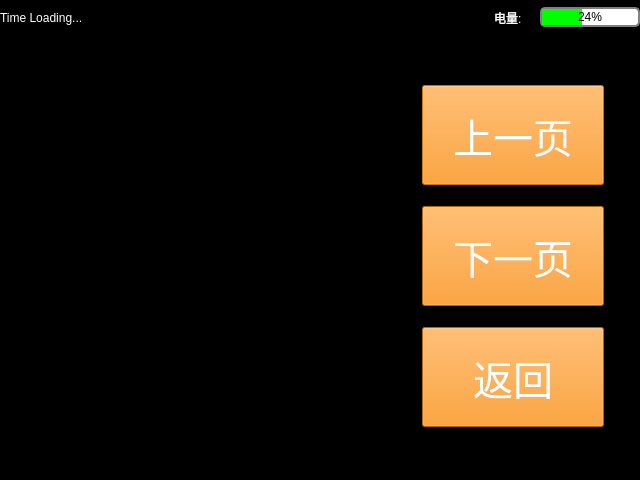
<?xml version="1.0" encoding="UTF-8"?>
<ui version="4.0">
 <class>PhotosViewerWindow</class>
 <widget class="QMainWindow" name="PhotosViewerWindow">
  <property name="geometry">
   <rect>
    <x>0</x>
    <y>0</y>
    <width>640</width>
    <height>480</height>
   </rect>
  </property>
  <property name="windowTitle">
   <string>MainWindow</string>
  </property>
  <widget class="QWidget" name="centralwidget">
   <widget class="QWidget" name="hor_1" native="true">
    <property name="geometry">
     <rect>
      <x>0</x>
      <y>0</y>
      <width>640</width>
      <height>35</height>
     </rect>
    </property>
    <property name="styleSheet">
     <string notr="true">background-color:black</string>
    </property>
    <layout class="QHBoxLayout" name="horizontalLayout">
     <item>
      <widget class="QLabel" name="datetime">
       <property name="minimumSize">
        <size>
         <width>200</width>
         <height>0</height>
        </size>
       </property>
       <property name="maximumSize">
        <size>
         <width>200</width>
         <height>16777215</height>
        </size>
       </property>
       <property name="styleSheet">
        <string notr="true">color:white</string>
       </property>
       <property name="text">
        <string>Time Loading...</string>
       </property>
      </widget>
     </item>
     <item>
      <widget class="QLabel" name="tips">
       <property name="minimumSize">
        <size>
         <width>280</width>
         <height>0</height>
        </size>
       </property>
       <property name="maximumSize">
        <size>
         <width>300</width>
         <height>16777215</height>
        </size>
       </property>
       <property name="styleSheet">
        <string notr="true">color:white</string>
       </property>
       <property name="text">
        <string/>
       </property>
      </widget>
     </item>
     <item>
      <widget class="QLabel" name="battery">
       <property name="minimumSize">
        <size>
         <width>40</width>
         <height>0</height>
        </size>
       </property>
       <property name="maximumSize">
        <size>
         <width>40</width>
         <height>16777215</height>
        </size>
       </property>
       <property name="styleSheet">
        <string notr="true">color:white</string>
       </property>
       <property name="text">
        <string>电量:</string>
       </property>
      </widget>
     </item>
     <item>
      <widget class="QProgressBar" name="progressBar">
       <property name="minimumSize">
        <size>
         <width>100</width>
         <height>20</height>
        </size>
       </property>
       <property name="maximumSize">
        <size>
         <width>100</width>
         <height>20</height>
        </size>
       </property>
       <property name="styleSheet">
        <string notr="true">QProgressBar {   border: 2px solid grey;   border-radius: 5px;   background-color: #FFFFFF;}QProgressBar::chunk {   background-color: #00FF00;   width: 20px;}QProgressBar {   border: 2px solid grey;   border-radius: 5px;   text-align: center;}</string>
       </property>
       <property name="value">
        <number>24</number>
       </property>
      </widget>
     </item>
    </layout>
   </widget>
   <widget class="QWidget" name="hor_2" native="true">
    <property name="geometry">
     <rect>
      <x>0</x>
      <y>35</y>
      <width>640</width>
      <height>445</height>
     </rect>
    </property>
    <property name="minimumSize">
     <size>
      <width>640</width>
      <height>445</height>
     </size>
    </property>
    <property name="maximumSize">
     <size>
      <width>640</width>
      <height>445</height>
     </size>
    </property>
    <property name="styleSheet">
     <string notr="true">background-color:black</string>
    </property>
    <layout class="QHBoxLayout" name="horizontalLayout_2">
     <property name="leftMargin">
      <number>20</number>
     </property>
     <property name="topMargin">
      <number>20</number>
     </property>
     <property name="rightMargin">
      <number>20</number>
     </property>
     <property name="bottomMargin">
      <number>20</number>
     </property>
     <item>
      <widget class="QWidget" name="verticalWidget" native="true">
       <property name="minimumSize">
        <size>
         <width>180</width>
         <height>0</height>
        </size>
       </property>
       <property name="maximumSize">
        <size>
         <width>180</width>
         <height>16777215</height>
        </size>
       </property>
       <layout class="QVBoxLayout" name="verticalLayout">
        <property name="spacing">
         <number>0</number>
        </property>
       </layout>
      </widget>
     </item>
     <item>
      <widget class="QWidget" name="verticalWidget_3" native="true">
       <property name="minimumSize">
        <size>
         <width>180</width>
         <height>0</height>
        </size>
       </property>
       <property name="maximumSize">
        <size>
         <width>180</width>
         <height>16777215</height>
        </size>
       </property>
       <layout class="QVBoxLayout" name="verticalLayout_3">
        <property name="spacing">
         <number>0</number>
        </property>
       </layout>
      </widget>
     </item>
     <item>
      <widget class="QWidget" name="verticalWidget_2" native="true">
       <property name="minimumSize">
        <size>
         <width>200</width>
         <height>0</height>
        </size>
       </property>
       <property name="maximumSize">
        <size>
         <width>200</width>
         <height>16777215</height>
        </size>
       </property>
       <layout class="QVBoxLayout" name="verticalLayout_2">
        <property name="spacing">
         <number>0</number>
        </property>
        <item>
         <widget class="QPushButton" name="preButton">
          <property name="enabled">
           <bool>false</bool>
          </property>
          <property name="minimumSize">
           <size>
            <width>0</width>
            <height>100</height>
           </size>
          </property>
          <property name="font">
           <font>
            <pointsize>30</pointsize>
           </font>
          </property>
          <property name="styleSheet">
           <string notr="true">color:white;background-color:#FF8C00</string>
          </property>
          <property name="text">
           <string>上一页</string>
          </property>
         </widget>
        </item>
        <item>
         <widget class="QPushButton" name="nextButton">
          <property name="minimumSize">
           <size>
            <width>0</width>
            <height>100</height>
           </size>
          </property>
          <property name="font">
           <font>
            <pointsize>30</pointsize>
           </font>
          </property>
          <property name="styleSheet">
           <string notr="true">color:white;background-color:#FF8C00</string>
          </property>
          <property name="text">
           <string>下一页</string>
          </property>
         </widget>
        </item>
        <item>
         <widget class="QPushButton" name="returnButton">
          <property name="minimumSize">
           <size>
            <width>0</width>
            <height>100</height>
           </size>
          </property>
          <property name="font">
           <font>
            <pointsize>30</pointsize>
           </font>
          </property>
          <property name="styleSheet">
           <string notr="true">color:white;background-color:#FF8C00</string>
          </property>
          <property name="text">
           <string>返回</string>
          </property>
         </widget>
        </item>
       </layout>
      </widget>
     </item>
    </layout>
   </widget>
  </widget>
 </widget>
 <resources/>
 <connections/>
</ui>
